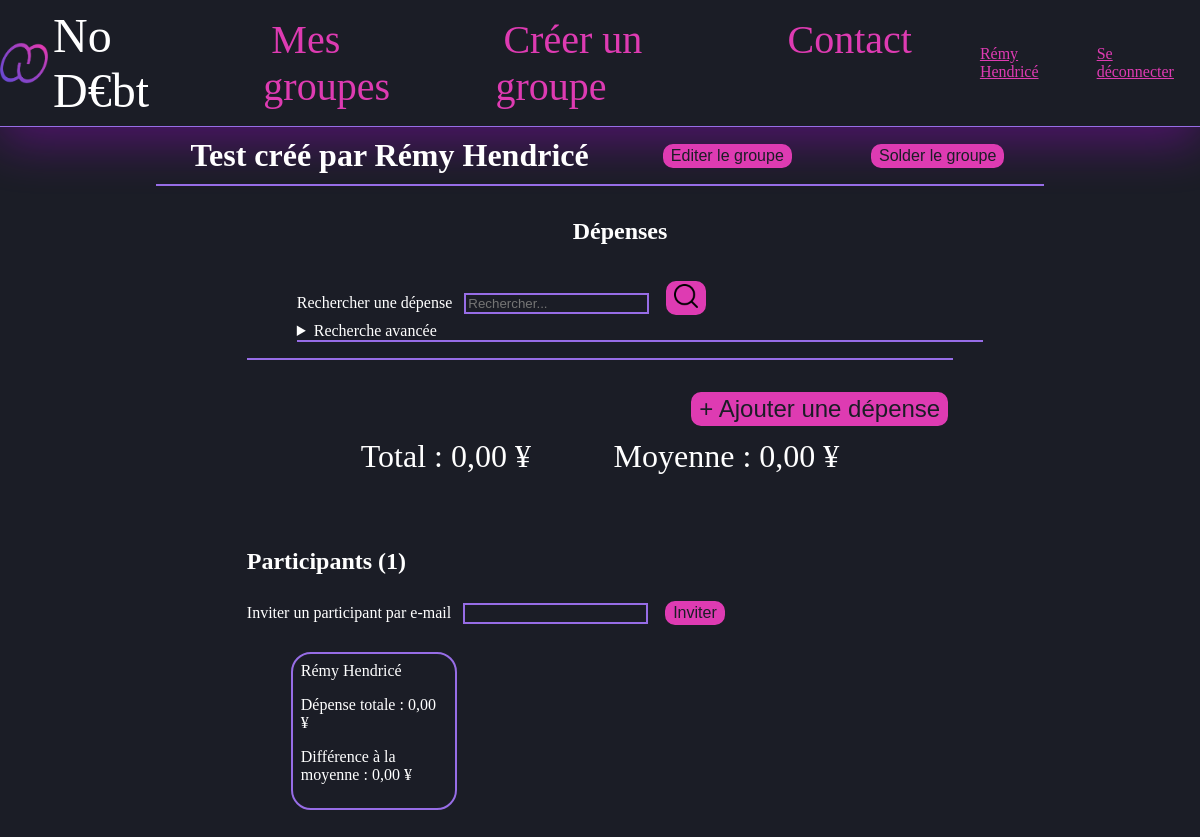
The app's page /group.php?gid=6 (signed in) with its own data.
### tables this page shows
CREATE TABLE `nodebt_utilisateur` (
  `uid` int(11) NOT NULL,
  `email` varchar(254) NOT NULL,
  `lastname` varchar(50) NOT NULL,
  `firstname` varchar(50) NOT NULL,
  `hashpass` varchar(128) NOT NULL,
  `isActive` tinyint(1) NOT NULL DEFAULT '1'
);

CREATE TABLE `nodebt_groupe` (
  `gid` int(11) NOT NULL,
  `nom` varchar(50) NOT NULL,
  `devise` varchar(5) NOT NULL,
  `own_uid` int(11) NOT NULL
);

### php/repository/UserRepository.php (called while the page is built, shortened)
<?php
class UserRepository
{
    public function getUserInfo($uid, &$message = ''){
        $user = null;
        try{
            $bd = DBLink::connectToDb();
            $stmt = $bd->prepare ("SELECT uid, email, firstname, lastname FROM ". self::TABLE_NAME
                ." WHERE uid = :uid");
            $stmt->bindValue(':uid', $uid);
            if($stmt->execute()){
                $user = $stmt->fetchObject("NoDebt\User");
            }
        }catch(Exception $e){
            $message = self::DB_ERROR_MESSAGE;
        }
        return $user;
    }
}

### inc/session.inc.php (called while the page is built, shortened)
<?php
require_once 'php/repository/ParticipationRepository.php';
require_once 'php/repository/UserRepository.php';
if (isset($_SESSION['userId'])){
    $ses_uid = $_SESSION['userId'];
    $userRepo = new UserRepository();
    $user = $userRepo->getUserInfo($ses_uid);
    $ses_firstName = $user->firstname;
    $ses_lastName = $user->lastname;
} else {
    $path = $_SERVER['PHP_SELF'];
    $file = basename ($path);
    if ($file !== 'index.php' && $file !== 'contact.php' && $file !== 'signup.php'
    && $file !== 'fogottenPassword.php' && $file !== 'sources.php') header('location: index.php');
}
?>

### php/repository/GroupRepository.php (called while the page is built, shortened)
<?php
require_once 'ParticipationRepository.php';
require_once 'php/domain/Group.php';
class GroupRepository
{
    public function getGeneralInfo($gid, &$message = ''){
        $group = null;
        try{
            $db = DBLink::connectToDb();
            $stmt = $db->prepare("SELECT gr.gid, gr.nom  AS name, gr.devise AS currency,
                CONCAT(owner.firstname,' ', owner.lastname)
                AS owner_name, IFNULL(SUM(dep.montant),0) AS total
                FROM nodebt_groupe gr
                JOIN nodebt_utilisateur owner on gr.own_uid = owner.uid
                LEFT JOIN nodebt_depense dep on dep.gid = gr.gid
                WHERE gr.gid = :gid
                GROUP BY gr.gid;");
            $stmt->bindValue(':gid', $gid);
            if($stmt->execute() && $stmt->rowCount() == 1){
                $group = $stmt->fetchObject("NoDebt\Group");
            }
        }catch(PDOException $e){
            $message = self::DB_ERROR_MESSAGE;
        }
        return $group;
    }
}

### php/domain/Group.php (called while the page is built, shortened)
<?php
require 'php/utils/CurrencyFormatter.php';
class Group
{
    public $currency;
    public $total;
    public function formatAmount($amount){
        $fmt = new CurrencyFormatter();
        return $fmt->formatCurrency($amount, $this->currency);
    }
    public function formatTotal(){
        return $this->formatAmount($this->total);
    }
}

### php/utils/CurrencyFormatter.php (called while the page is built, shortened)
<?php
class CurrencyFormatter
{
    public function formatCurrency($amount, $currency){
        $amount = floatval($amount);
        $symbol = $this->getCurrencySymbol($currency);
        return number_format($amount, 2, ',', ' ') . ' ' . utf8_encode($symbol);
    }
    public function getCurrencySymbol($currencyCode){
        switch ($currencyCode){
            case 'JPY': return '&yen;';
        }
    }
}

### php/repository/ParticipationRepository.php (called while the page is built, shortened)
<?php
class ParticipationRepository
{
    public function getParticipantsTotals($gid, &$message=''){
        $expenses = array();
        try{
            $db = DBLink::connectToDb();
            $stmt = $db->prepare("SELECT CONCAT(us.firstname,' ',us.lastname) AS name, IFNULL(SUM(exp.montant),0) AS total"
                ." FROM ". self::TABLE_NAME ." par"
                ." JOIN ". UserRepository::TABLE_NAME ." us ON us.uid = par.uid"
                ." LEFT JOIN ". ExpenseRepository::TABLE_NAME ." exp ON exp.uid = par.uid AND exp.gid = par.gid"
                ." WHERE par.gid = :gid AND par.estConfirme = TRUE"
                ." GROUP BY par.gid, par.uid");
            $stmt->bindValue(':gid',$gid);
            if($stmt->execute() && $stmt->rowCount() > 0){
                $expenses = $stmt->fetchAll(PDO::FETCH_CLASS,"NoDebt\Participant");
            }
        }catch(PDOException $e){
            $message = self::DB_ERROR_MESSAGE;
        }
        return $expenses;
    }
}

### group.php (the view, shortened to what this page needs)
<?php
include('inc/session.inc.php');
?>
<?php
require_once 'php/repository/GroupRepository.php';
require_once 'php/repository/UserRepository.php';
require_once 'php/repository/ParticipationRepository.php';
if(isset($_GET['gid']) || isset($_COOKIE['gid'])){
    $gid = isset($_GET['gid']) ? intval($_GET['gid']) : intval($_COOKIE['gid']);
    $actionSelf = htmlspecialchars($_SERVER['PHP_SELF']);
    $groupRepo = new GroupRepository();
    $participRepo = new ParticipationRepository();
    $group = $groupRepo->getGeneralInfo($gid);
    $participants = $participRepo->getParticipantsTotals($gid);
    $averageExp = count($participants) != 0 ? $group->total / count($participants) : $group->total;
}
?>
<!DOCTYPE html>
<html lang="fr">
<head>
    <link rel="stylesheet" href="css/style.css">
</head>
<body>
    <?php
    include("inc/header.inc.php");
    ?>
    <main>
        <header>
            <h1><?php echo "$group->name créé par $group->owner_name"?></h1>
            <form action="groupEdit.php" method="post">
                <button type="submit" name="editBtn" id="editBtn">Editer le groupe</button>
            </form>
            <form action="group01Settling.php" method="post">
                <button type="submit" name="settleBtn" id="settleBtn">Solder le groupe</button>
            </form>
        </header>
        <section class="groupView">
            <header class="expenses">
                <h2>Dépenses</h2>
                <ul class="search">
                    <li>
                        <form name="simple-search-expense" class="search">
                            <label for="search">Rechercher une dépense </label>
                            <input type="text" id="search" name="search" placeholder="Rechercher..."/>
                            <button type="submit" name="searchBtn"><img class="iconx24" src="images/search.png" alt="Rechercher"/></button>
                        </form>
                    </li>
                    <li>
                        <details>
                            <summary>Recherche avancée</summary>
                        </details>
                    </li>
                </ul>
            </header>
            <form class="addButton" method="post" action="expenseAdd.php">
                <button class="biggerBtn" type="submit" name="addExpenseBtn" id="addExpenseBtn">+ Ajouter une dépense</button>
            </form>
            <section class="expenses-total">
                <p>Total : <?php echo $group->formatTotal() ?></p>
                <p>Moyenne : <?php echo $group->formatAmount($averageExp)?></p>
            </section>
        </section>
        <section class="participants">
            <h2>Participants (<?php echo count($participants)?>)</h2>
            <form name="invite-participant" method="post" action="<?php echo $actionSelf?>">
                <label for="inviteEmail">Inviter un participant par e-mail</label>
                <input type="email" name="inviteEmail" id="inviteEmail" value="<?php if(isset($inviteEmail)) echo $inviteEmail ?>"/>
                <button type="submit" name="inviteBtn" id="inviteBtn">Inviter</button>
            </form>
            <ul class="participants-list">
                <?php
                foreach ($participants as $participant){
                    include('inc/participantTemplate.php');
                }
                ?>
            </ul>
        </section>
    </main>
</body>
</html>

### inc/header.inc.php (shortened to what this page needs)
<?php if(isset($ses_uid)) : ?>
<header class="nav-header">
    <a href="myGroups.php" class="nodebt"><img id="logo" src="images/icon.png" alt="logo"/>No D€bt</a>
    <nav class="website-nav">
        <ul class="nav-links">
            <li><a href="myGroups.php">Mes groupes</a></li>
            <li><a href="createGroup.php">Créer un groupe</a></li>
            <li><a href="contact.php">Contact</a></li>
        </ul>
    </nav>
    <nav class="profile-nav">
        <ul class="nav-links">
            <li><a href="editProfile.php"><?php echo isset($ses_lastName) && isset ($ses_firstName) ? $ses_firstName.' '.$ses_lastName : 'Profil' ?></a></li>
            <li><a href="disconnect.php">Se déconnecter</a></li>
        </ul>
    </nav>
</header>
<?php endif ?>

### css/style.css (style rules this page uses)
body { font-family: OpenDyslexic; color: #ffffff; background-color: #1b1d26; margin: 0; }
.nodebt { display: flex; align-items: center; color: #ffffff; font-size: 3rem; font-family: BebasNeue-Regular; text-decoration: none; }
#logo { height: 1em; margin-right: 5px; }
main { margin-left: 3%; margin-right: 3%; padding-left: 10%; padding-right: 10%; display: flex; flex-direction: column; flex-wrap: wrap; }
input, select, textarea { border: 2px solid rgb(151, 109, 230); background-color: #1b1d26; color: #fa8fdc; transition: all 0.4s ease 0s; margin: 8px; }
a { color: #DE3BB2; transition: all 0.4s ease 0s; }
h1 { margin: 10px 0 10px 0; }
summary { border-bottom: 2px solid rgb(151, 109, 230); }
header { height: 20%; width: 100%; margin: 0; border-bottom: 2px solid rgb(151, 109, 230); display: flex; flex-direction: row; justify-content: space-around; align-items: center; }
header.nav-header { height: 20%; width: 100%; margin: 0; border-bottom: 1px solid rgb(151, 109, 230); display: flex; flex-direction: row; justify-content: center; align-items: center; }
body > header { border: none; margin: 0; box-shadow: 0 15px 50px 0 rgba(190, 0, 255, 0.33); }
main section { padding: 2px; margin: 10px 10% 0 10%; }
.groupView > header { display: flex; flex-direction: column; flex-wrap: wrap; }
button { border: 2px solid #DE3BB2; font-size: 1em; border-radius: 10px; margin-left: 5px; margin-right: 5px; color: #1b1d26; background-color: #DE3BB2; transition: all 0.3s ease 0s; }
nav.website-nav { display: flex; flex-direction: column-reverse; }
nav.website-nav a { text-decoration: none; font-family: BebasNeue-Regular; font-size: 2.5rem; transition: all 0.25s ease 0s; margin: 8px; }
ul.nav-links { display: flex; flex-direction: row; justify-content: space-between; justify-items: center; }
ul.search { width: 100%; display: flex; flex-direction: column; }
li { margin: 0 10px 0 10px; list-style-type: none; }
.participants-list { display: flex; flex-direction: row; justify-content: flex-start; flex-wrap: wrap; list-style-type: none; }
.expenses-total { display: flex; justify-content: space-around; align-content: space-between; font-size: 2em; }
.expenses-total p { margin: 0; }
.iconx24 { height: 24px; }
.addButton { display: flex; flex-direction: row-reverse; }
.biggerBtn { font-size: 1.5em; }

### records on screen
nodebt_utilisateur: firstname "Rémy", lastname "Hendricé"
nodebt_groupe: nom "Test"

### other values on screen
$group->owner_name "Rémy Hendricé"
$group->formatTotal() "0,00 ¥"
$group->formatAmount($averageExp) "0,00 ¥"
count($participants) "1"
$name "Rémy Hendricé"
$totalString "0,00 ¥"
$diffString "0,00 ¥"
